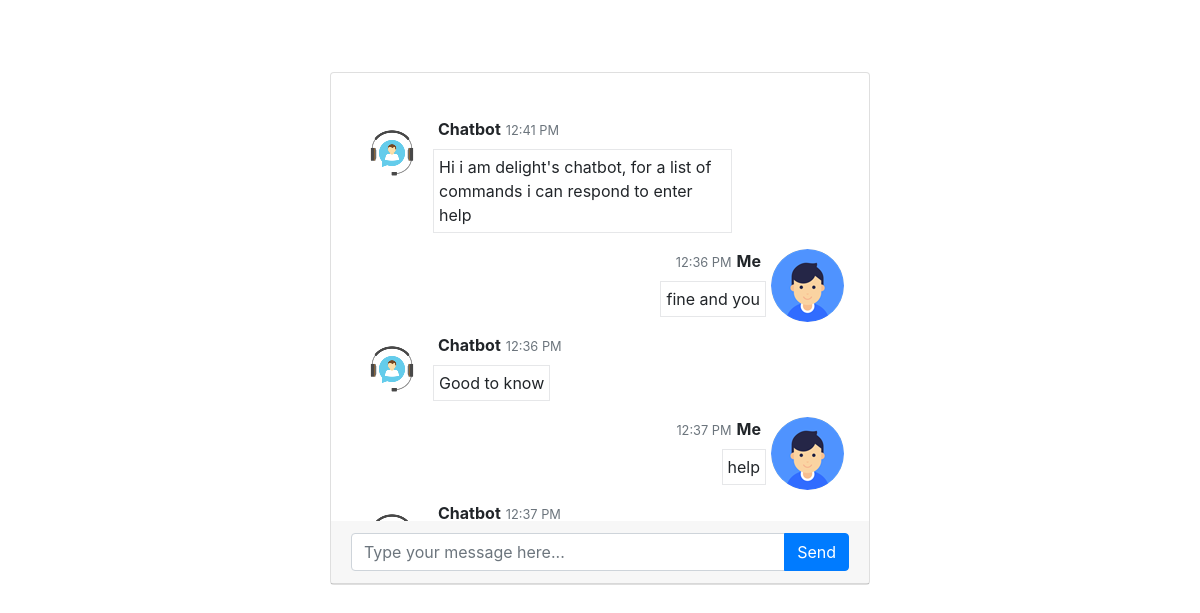
The page / on the database its author committed.
### tables this page shows
CREATE TABLE `message` (
  `id` int(11) NOT NULL,
  `message` text NOT NULL,
  `added_on` datetime NOT NULL,
  `type` varchar(10) NOT NULL
);

### index.php (the view, shortened to what this page needs)
<?php
include('database.inc.php');
?>
<?php
		$sql = "DELETE FROM message WHERE NOT `id`= 1";
		mysqli_query($con, $sql);
?>
<!DOCTYPE html>
<html lang="en">
   <head>
      <link href="//maxcdn.bootstrapcdn.com/bootstrap/4.1.1/css/bootstrap.min.css" rel="stylesheet" id="bootstrap-css">
	  <link href="style.css" rel="stylesheet">
   </head>
   <body onload="script();">
      <div class="container">
         <div class="row justify-content-md-center mb-4">
            <div class="col-md-6">
			   <br>
			   <br>	  <br>
               <div class="card">
                  <div class="card-body messages-box">
					  <br>
					 <ul class="list-unstyled messages-list">
							<?php
							$res=mysqli_query($con,"select * from message");
							if(mysqli_num_rows($res)>0){
								$html='';
								while($row=mysqli_fetch_assoc($res)){
									$message=$row['message'];
									$added_on=$row['added_on'];
									$strtotime=strtotime($added_on);
									$time=date('h:i A',$strtotime);
									$type=$row['type'];
									if($type=='user'){
										$class="messages-me";
										$imgAvatar="user_avatar.png";
										$name="Me";
									}else{
										$class="messages-you";
										$imgAvatar="bot_avatar.png";
										$name="Chatbot";
									}
									$html.='<li class="'.$class.' clearfix"><span class="message-img"><img src="image/'.$imgAvatar.'" class="avatar-sm rounded-circle"></span><div class="message-body clearfix"><div class="message-header"><strong class="messages-title">'.$name.'</strong> <small class="time-messages text-muted"><span class="fas fa-time"></span> <span class="minutes">'.$time.'</span></small> </div><p class="messages-p">'.$message.'</p></div></li>';
								}
								echo $html;
							}else{
								?>
								<li class="messages-me clearfix start_chat">
								   Please start
								</li>
								<?php
							}
							?>
                     </ul>
                  </div>
                  <div class="card-header">
                    <div class="input-group">
					   <input id="input-me" type="text" name="messages" class="form-control input-sm" placeholder="Type your message here..."  minlength="1"/>
					   <span class="input-group-append">
					   <input type="button" class="btn btn-primary" value="Send" onclick="send_msg()">
					   </span>
					</div>
                  </div>
               </div>
            </div>
         </div>
      </div>
   </body>
</html>

### style.css (style rules this page uses)
.messages-box { max-height: 28rem; overflow: auto; }
.messages-title { float: right; margin: 0px 5px; }
.message-img { float: right; margin: 0px 5px; }
.message-header { text-align: right; width: 100%; margin-bottom: 0.5rem; }
.messages-list li.messages-you .messages-title { float: left; }
.messages-list li.messages-you .message-img { float: left; }
.messages-list li.messages-you p { float: left; text-align: left; }
.messages-list li.messages-you .message-header { text-align: left; }
.messages-list li p { max-width: 60%; padding: 5px; border: #e6e7e9 1px solid; }
.messages-list li.messages-me p { float: right; }

### rows shown on the page
message: type "Chatbot", added_on "12:41 PM", message "Hi i am delight's chatbot, for a list of commands i can respond to enter help"
message: type (picture), type "Me", added_on "12:36 PM", message "fine and you"
message: type "Chatbot", added_on "12:36 PM", message "Good to know"
message: type (picture), type "Me", added_on "12:37 PM", message "help"
message: type "Chatbot", added_on "12:37 PM"
